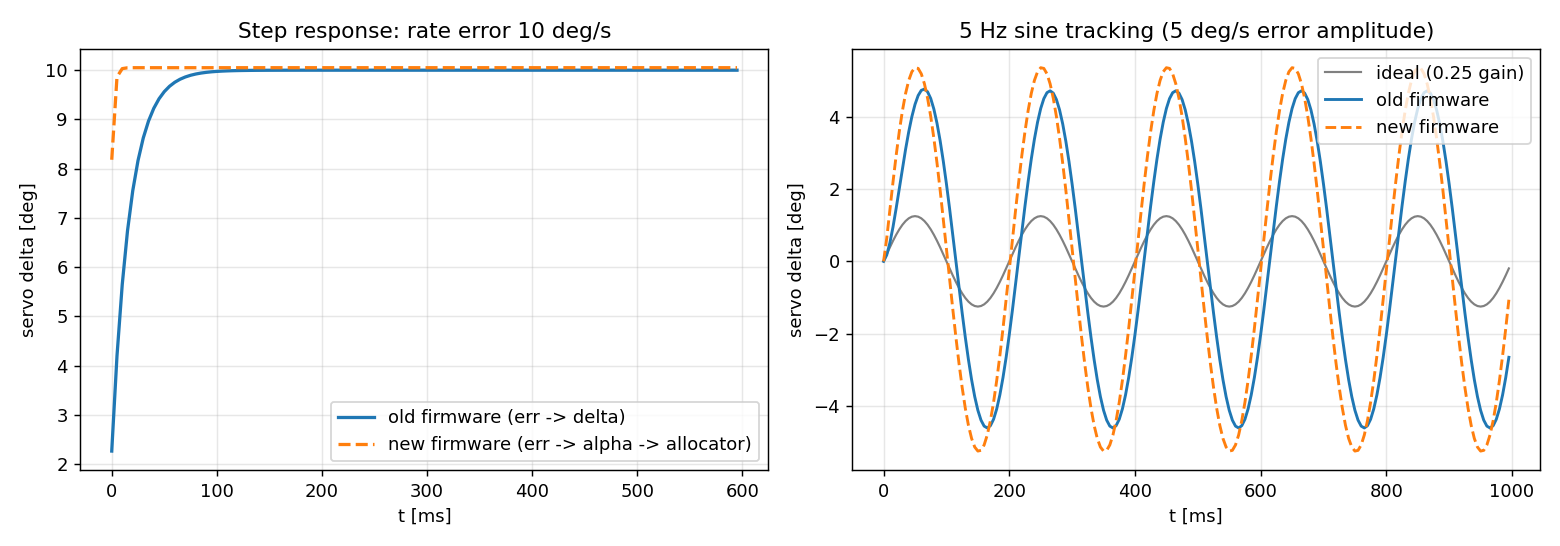

This figure's Python source:
# -*- coding: utf-8 -*-
"""
共轴控制律对比：旧固件（误差→舵角） vs 新固件（误差→α→分配器→舵角）
纯控制律，不含机体动力学、不含传感器。
200 Hz 离散，参数取当前固件实际值。
"""
import math
import numpy as np
import matplotlib
matplotlib.use("Agg")
import matplotlib.pyplot as plt

DT = 0.005
FS = 1.0 / DT

# ---------- 旧固件（原始共轴 main.cpp）----------
OLD = dict(att_kp=4.25, att_out=80.0, att_lpf=0.85,
           rate_kp=0.25, rate_ki=0.08, rate_out=10.0, rate_lpf=0.25,
           int_limit=5.0, deriv_lpf=0.2)

# ---------- 新固件（统一链路）----------
# 速率环 deg/s² 域；分配器 delta = asin(I*alpha_rad/(l*T))
NEW = dict(att_kp=4.25, att_out=80.0, att_lpf=0.85,
           rate_kp=144.0, rate_ki=46.0, rate_out=5756.0, rate_lpf=0.9,
           int_limit=2878.0, deriv_lpf=0.2,
           I=0.003, l=0.21, T=0.84 * 9.79)
RAD2DEG = 180.0 / math.pi
DEG2RAD = math.pi / 180.0


class Lpf:
    def __init__(self, a, init=0.0):
        self.a = a
        self.y = init

    def __call__(self, x):
        self.y = self.a * x + (1.0 - self.a) * self.y
        return self.y


def pid_step(st, sp, meas, kp, ki, out_lim, int_lim, dt, d_lpf, kd=0.0):
    """位置式 PID，微分作用于测量（与固件 computeDerivativeOnMeasurement 同）"""
    err = sp - meas
    d_raw = -((meas - st["prev"]) if st["init"] else 0.0)
    st["prev"] = meas
    st["init"] = True
    st["d"] = d_lpf(st["d"]) if False else (d_lpf.a * d_raw + (1 - d_lpf.a) * st["d"] if hasattr(d_lpf, "a") else d_raw)
    st["d"] = d_lpf.a * d_raw + (1.0 - d_lpf.a) * st["d"]
    st["i"] += err * dt
    bound = int_lim / ki if ki > 0 else 0.0
    st["i"] = max(-bound, min(bound, st["i"])) if ki > 0 else 0.0
    iout = max(-int_lim, min(int_lim, ki * st["i"])) if ki > 0 else 0.0
    pout = kp * err
    out = pout + iout + kd * st["d"]
    return max(-out_lim, min(out_lim, out))


def run_old(err_seq):
    """旧：误差→目标速率→速率PID→舵角（两级滤波）"""
    att_f = Lpf(OLD["att_lpf"])
    rate_f = Lpf(OLD["rate_lpf"])
    st = dict(i=0.0, prev=0.0, init=False, d=0.0)
    out = []
    for e in err_seq:
        sp = max(-OLD["att_out"], min(OLD["att_out"], OLD["att_kp"] * e))
        sp = att_f(sp)
        delta = pid_step(st, sp, 0.0, OLD["rate_kp"], OLD["rate_ki"],
                         OLD["rate_out"], OLD["int_limit"], DT, Lpf(OLD["deriv_lpf"]))
        out.append(rate_f(delta))
    return np.array(out)


def run_new(err_seq):
    """新：误差→目标速率→速率PID(α)→分配器逆解→舵角"""
    att_f = Lpf(NEW["att_lpf"])
    rate_f = Lpf(NEW["rate_lpf"])
    st = dict(i=0.0, prev=0.0, init=False, d=0.0)
    k = NEW["I"] / (NEW["l"] * NEW["T"])  # rad/s² -> rad
    out = []
    for e in err_seq:
        sp = max(-NEW["att_out"], min(NEW["att_out"], NEW["att_kp"] * e))
        sp = att_f(sp)
        alpha_deg = pid_step(st, sp, 0.0, NEW["rate_kp"], NEW["rate_ki"],
                             NEW["rate_out"], NEW["int_limit"], DT, Lpf(NEW["deriv_lpf"]))
        alpha_rad = alpha_deg * DEG2RAD
        s = max(-1.0, min(1.0, k * alpha_rad))
        delta = math.asin(s) * RAD2DEG
        out.append(rate_f(delta))
    return np.array(out)


# ---------- 1. 静态增益（P 项，无滤波稳态）----------
print("=== 静态增益（纯 P，稳态）===")
print(" err(deg/s)   旧 delta(deg)   新 delta(deg)   比值")
for e in [0.5, 1, 2, 5, 10, 20, 40, 80]:
    d_old = min(OLD["att_out"], OLD["att_kp"] * e)
    d_old = min(OLD["rate_out"], OLD["rate_kp"] * d_old)
    sp = min(NEW["att_out"], NEW["att_kp"] * e)
    a = min(NEW["rate_out"], NEW["rate_kp"] * sp) * DEG2RAD
    k = NEW["I"] / (NEW["l"] * NEW["T"])
    d_new = math.asin(max(-1.0, min(1.0, k * a))) * RAD2DEG
    print("%9.1f %14.4f %14.4f   %6.3f" % (e, d_old, d_new, (d_new / d_old) if d_old else float("nan")))

# ---------- 2. 阶跃响应 ----------
n = int(0.6 * FS)
step = np.full(n, 10.0)  # 10 deg/s 速率误差阶跃
d_old = run_old(step)
d_new = run_new(step)
t = np.arange(n) * DT
print("\n=== 阶跃(10 deg/s)响应 ===")
print("  t(ms)   旧(deg)   新(deg)")
for i in [0, 1, 2, 5, 10, 20, 40, 80, n-1]:
    print("%7.0f %9.4f %9.4f" % (t[i] * 1000, d_old[i], d_new[i]))

# 10%-90% 上升时间
def rise_time(y):
    yf = y[-1]
    if abs(yf) < 1e-9:
        return float("nan")
    lo, hi = 0.1 * yf, 0.9 * yf
    i_lo = next((i for i, v in enumerate(y) if v >= lo), None)
    i_hi = next((i for i, v in enumerate(y) if v >= hi), None)
    return (i_hi - i_lo) * DT * 1000 if i_lo is not None and i_hi is not None else float("nan")

print("上升时间(10-90%%): 旧 %.1f ms, 新 %.1f ms" % (rise_time(d_old), rise_time(d_new)))

# ---------- 3. 正弦跟踪（相位滞后）----------
print("\n=== 正弦跟踪（误差 5 deg/s 幅值）===")
for f in [1.0, 2.0, 5.0, 10.0]:
    n2 = int(1.0 * FS)
    tt = np.arange(n2) * DT
    sig = 5.0 * np.sin(2 * math.pi * f * tt)
    a_old = run_old(sig)
    a_new = run_new(sig)
    tail = slice(int(0.6 * n2), None)
    ref = OLD["rate_kp"] * OLD["att_kp"] * sig  # 理想比例输出
    ref = np.clip(ref, -OLD["rate_out"], OLD["rate_out"])

    def amp_phase(y):
        y = y[tail]
        r = ref[tail]
        # 最小二乘拟合正弦
        A = np.vstack([np.sin(2 * math.pi * f * tt[tail]), np.cos(2 * math.pi * f * tt[tail])]).T
        coef, *_ = np.linalg.lstsq(A, y, rcond=None)
        amp = math.hypot(*coef)
        ph = math.degrees(math.atan2(coef[1], coef[0]))
        return amp, ph

    ao, po = amp_phase(a_old)
    an, pn = amp_phase(a_new)
    print("f=%4.1fHz 旧: amp=%.3f phase=%6.1f° | 新: amp=%.3f phase=%6.1f° | 相位差 %+.1f°"
          % (f, ao, po, an, pn, pn - po))

# ---------- 4. 画图 ----------
fig, ax = plt.subplots(1, 2, figsize=(12, 4.2))
ax[0].plot(t * 1000, d_old, label="old firmware (err -> delta)", lw=1.8)
ax[0].plot(t * 1000, d_new, label="new firmware (err -> alpha -> allocator)", lw=1.8, ls="--")
ax[0].set_xlabel("t [ms]")
ax[0].set_ylabel("servo delta [deg]")
ax[0].set_title("Step response: rate error 10 deg/s")
ax[0].grid(alpha=0.3)
ax[0].legend()

n3 = int(1.0 * FS)
t3 = np.arange(n3) * DT
sig3 = 5.0 * np.sin(2 * math.pi * 5.0 * t3)
ax[1].plot(t3 * 1000, sig3 * OLD["rate_kp"] * 1.0, label="ideal (0.25 gain)", lw=1.2, color="gray")
ax[1].plot(t3 * 1000, run_old(sig3), label="old firmware", lw=1.6)
ax[1].plot(t3 * 1000, run_new(sig3), label="new firmware", lw=1.6, ls="--")
ax[1].set_xlabel("t [ms]")
ax[1].set_ylabel("servo delta [deg]")
ax[1].set_title("5 Hz sine tracking (5 deg/s error amplitude)")
ax[1].grid(alpha=0.3)
ax[1].legend()
plt.tight_layout()
out_png = r"D:\纵列双发矢量推力飞行器\TandemVec_FCS\tmp\coax_control_law_compare.png"
plt.savefig(out_png, dpi=130)
print("\n图: " + out_png)
